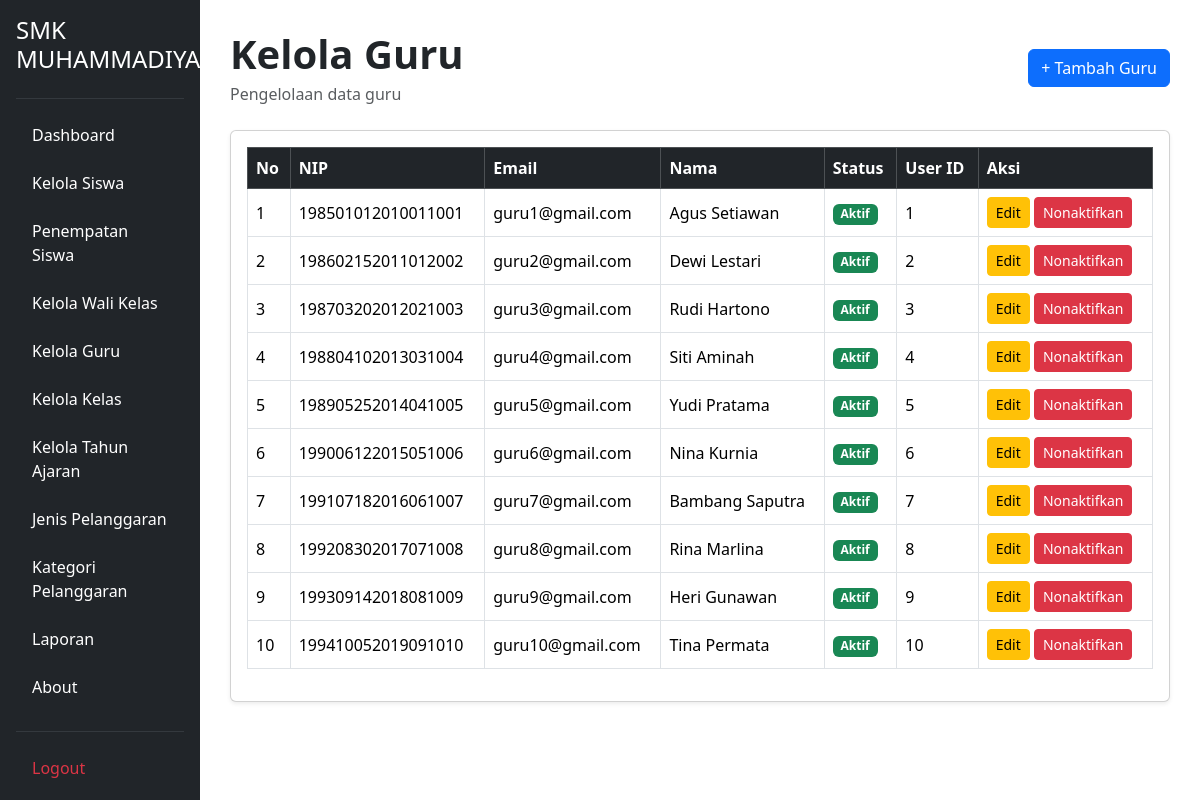
The page /admin/kelola_guru/index.php (signed in) on the database its author committed.
### tables this page shows
CREATE TABLE `t_guru` (
  `id` int(11) NOT NULL,
  `nip` varchar(30) NOT NULL,
  `nama` varchar(150) NOT NULL,
  `email` varchar(150) NOT NULL,
  `status_aktif` tinyint(1) NOT NULL,
  `user_id` int(11) NOT NULL,
  `created_at` timestamp NOT NULL DEFAULT current_timestamp(),
  `updated_at` timestamp NOT NULL DEFAULT current_timestamp()
);

### admin/kelola_guru/index.php (the view, shortened to what this page needs)
<?php
require_once __DIR__ . "/../../config/koneksi.php";
$query = mysqli_query($conn, "SELECT * FROM t_guru");
?>
<!DOCTYPE html>
<html lang="id">
<head>
    <link href="https://cdn.jsdelivr.net/npm/bootstrap@5.3.8/dist/css/bootstrap.min.css" rel="stylesheet">
</head>
<body>
<div class="container-fluid">
    <div class="row">
        <?php require_once "../../layout/sidebar.php"; ?>
        <main class="col-md-9 col-lg-10 main-content">
            <div class="d-flex justify-content-between align-items-center mb-4">
                <div>
                    <h1 class="fw-bold mb-1">Kelola Guru</h1>
                    <p class="text-muted mb-0">Pengelolaan data guru</p>
                </div>
                <a href="tambah.php" class="btn btn-primary">+ Tambah Guru</a>
            </div>
            <div class="card shadow-sm">
                <div class="card-body">
                    <div class="table-responsive">
                        <table class="table table-bordered table-hover align-middle">
                            <thead class="table-dark">
                                <tr>
                                    <th>No</th>
                                    <th>NIP</th>
                                    <th>Email</th>
                                    <th>Nama</th>
                                    <th>Status</th>
                                    <th>User ID</th>
                                    <th>Aksi</th>
                                </tr>
                            </thead>
                            <tbody>
                                <?php
                                $no = 1;
                                while ($guru = mysqli_fetch_assoc($query)) {
                                ?>
                                    <tr>
                                        <td><?= $no++; ?></td>
                                        <td><?= htmlspecialchars($guru['nip']); ?></td>
                                        <td><?= htmlspecialchars($guru['email']); ?></td>
                                        <td><?= htmlspecialchars($guru['nama']); ?></td>
                                        <td>
                                            <?php if ($guru['status_aktif'] == 1) { ?>
                                                <span class="badge bg-success">Aktif</span>
                                            <?php } else { ?>
                                                <span class="badge bg-danger">Tidak Aktif</span>
                                            <?php } ?>
                                        </td>
                                        <td><?= htmlspecialchars($guru['user_id']); ?></td>
                                        <td>
                                            <a href="edit.php?id=<?= $guru['id']; ?>" class="btn btn-warning btn-sm">Edit</a>
                                            <a href="hapus.php?id=<?= $guru['id']; ?>" class="btn btn-danger btn-sm" onclick="return confirm('Yakin ingin menonaktifkan guru ini?')">Nonaktifkan</a>
                                        </td>
                                    </tr>
                                <?php } ?>
                            </tbody>
                        </table>
                    </div>
                </div>
            </div>
        </main>
    </div>
</div>
</body>
</html>

### admin/kelola_guru/index.php (style rules this page uses)
.main-content { margin-left: 16.666667%; padding: 30px; }

### rows shown on the page
t_guru: nip "198501012010011001", email "guru1@gmail.com", nama "Agus Setiawan", status_aktif "Aktif", user "1"
t_guru: nip "198602152011012002", email "guru2@gmail.com", nama "Dewi Lestari", status_aktif "Aktif", user "2"
t_guru: nip "198703202012021003", email "guru3@gmail.com", nama "Rudi Hartono", status_aktif "Aktif", user "3"
t_guru: nip "198804102013031004", email "guru4@gmail.com", nama "Siti Aminah", status_aktif "Aktif", user "4"
t_guru: nip "198905252014041005", email "guru5@gmail.com", nama "Yudi Pratama", status_aktif "Aktif", user "5"
t_guru: nip "199006122015051006", email "guru6@gmail.com", nama "Nina Kurnia", status_aktif "Aktif", user "6"
t_guru: nip "199107182016061007", email "guru7@gmail.com", nama "Bambang Saputra", status_aktif "Aktif", user "7"
t_guru: nip "199208302017071008", email "guru8@gmail.com", nama "Rina Marlina", status_aktif "Aktif", user "8"
t_guru: nip "199309142018081009", email "guru9@gmail.com", nama "Heri Gunawan", status_aktif "Aktif", user "9"
t_guru: nip "199410052019091010", email "guru10@gmail.com", nama "Tina Permata", status_aktif "Aktif", user "10"
